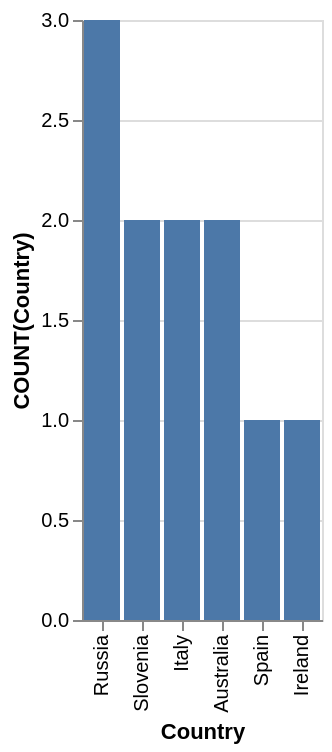

Vega-Lite specification for this chart:
### Vega-Lite specification from a JSON file in a GitHub repository (floating-point values rounded to 4 significant figures)
{"data": {"values": [{"x_data": "Russia", "y_data": 3}, {"x_data": "Slovenia", "y_data": 2}, {"x_data": "Italy", "y_data": 2}, {"x_data": "Australia", "y_data": 2}, {"x_data": "Spain", "y_data": 1}, {"x_data": "Ireland", "y_data": 1}]}, "mark": "bar", "encoding": {"x": {"field": "x_data", "type": "nominal", "title": "Country", "sort": {"op": "sum", "field": "y_data", "order": "descending"}}, "y": {"field": "y_data", "type": "quantitative", "title": "COUNT(Country)"}}}
